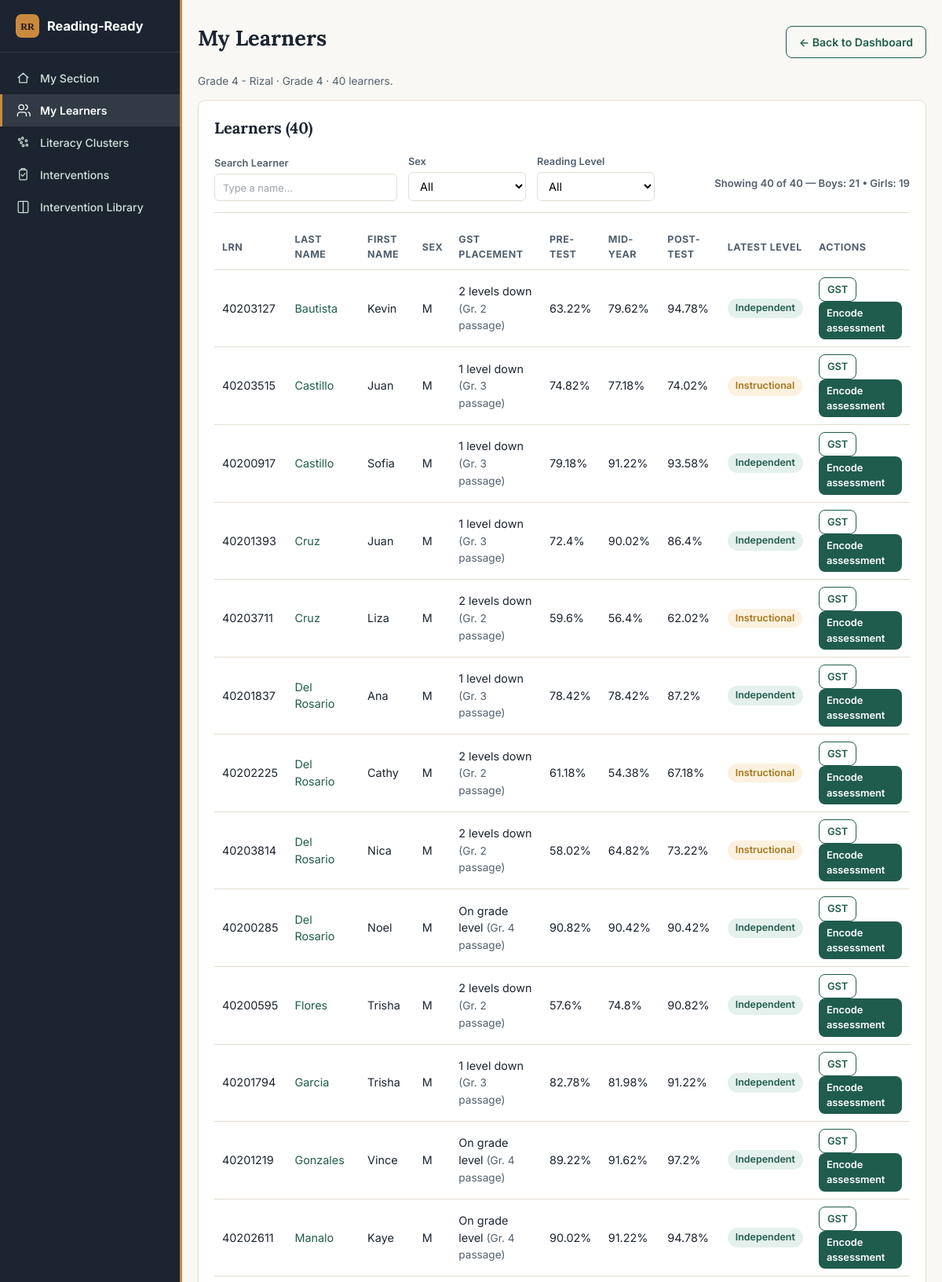
/teacher/learners (signed in, upper part), run on the app's committed database.
### models.py (models this page shows, shortened)
class Section(db.Model):
    id = db.Column(db.Integer, primary_key=True)
    name = db.Column(db.String(50), nullable=False)
    grade_level = db.Column(db.Integer, nullable=False)
    school_id = db.Column(db.Integer, db.ForeignKey("school.id"), nullable=False)
    teacher_id = db.Column(db.Integer, db.ForeignKey("user.id"), nullable=True)
    students = db.relationship("Student", backref="section", lazy=True)

class Student(db.Model):
    id = db.Column(db.Integer, primary_key=True)
    lrn = db.Column(db.String(20), unique=True, nullable=False)
    first_name = db.Column(db.String(80), nullable=False)
    last_name = db.Column(db.String(80), nullable=False)
    grade_level = db.Column(db.Integer, nullable=False)
    section_id = db.Column(db.Integer, db.ForeignKey("section.id"), nullable=False)
    sex = db.Column(db.String(10))
    assessments = db.relationship("Assessment", backref="student", lazy=True,
                                   order_by="Assessment.date_administered")
    gst_records = db.relationship("GroupScreeningTest", backref="student", lazy=True,
                                   order_by="GroupScreeningTest.date_administered")
    audio_logs = db.relationship("AudioLog", backref="student", lazy=True)
    @property
    def full_name(self):
        return f"{self.first_name} {self.last_name}".strip()
    @property
    def latest_gst(self):
        return self.gst_records[-1] if self.gst_records else None

class GroupScreeningTest(db.Model):
    id = db.Column(db.Integer, primary_key=True)
    student_id = db.Column(db.Integer, db.ForeignKey("student.id"), nullable=False)
    school_year = db.Column(db.String(9), nullable=False)
    grade_level_at_test = db.Column(db.Integer, nullable=False)
    score = db.Column(db.Integer, nullable=False)
    total_items = db.Column(db.Integer, nullable=False, default=20)
    date_administered = db.Column(db.DateTime, default=datetime.utcnow)
    encoded_by = db.Column(db.Integer, db.ForeignKey("user.id"), nullable=True)
    @property
    def percentage(self):
        if not self.total_items:
            return 0.0
        return round((self.score / self.total_items) * 100, 1)
    @property
    def levels_down(self):
        return {0: 2, 1: 1, 2: 0}[_percentage_tier(self.percentage)]
    @property
    def placement_label(self):
        ld = self.levels_down
        if ld == 0:
            return "On grade level"
        return f"{ld} level{'s' if ld > 1 else ''} down"
    @property
    def placement_grade_level(self):
        return max(1, self.grade_level_at_test - self.levels_down)

class Assessment(db.Model):
    id = db.Column(db.Integer, primary_key=True)
    student_id = db.Column(db.Integer, db.ForeignKey("student.id"), nullable=False)
    school_year = db.Column(db.String(9), nullable=False)
    term = db.Column(db.String(10), nullable=False)
    passage_grade_level = db.Column(db.Integer, nullable=True)
    word_recognition_correct = db.Column(db.Integer, nullable=False)
    word_recognition_total = db.Column(db.Integer, nullable=False)
    literal_correct = db.Column(db.Integer, nullable=False)
    literal_total = db.Column(db.Integer, nullable=False)
    inferential_correct = db.Column(db.Integer, nullable=False)
    inferential_total = db.Column(db.Integer, nullable=False)
    critical_correct = db.Column(db.Integer, nullable=False)
    critical_total = db.Column(db.Integer, nullable=False)
    reading_speed_wpm = db.Column(db.Float, nullable=False)
    teacher_override_pass = db.Column(db.Boolean, default=False, nullable=False)
    override_note = db.Column(db.Text, nullable=True)
    date_administered = db.Column(db.DateTime, default=datetime.utcnow)
    encoded_by = db.Column(db.Integer, db.ForeignKey("user.id"), nullable=True)
    @staticmethod
    def _pct(correct, total):
        if not total:
            return 0.0
        return round((correct / total) * 100, 1)
    @property
    def word_recognition_accuracy(self):
        return self._pct(self.word_recognition_correct, self.word_recognition_total)
    @property
    def comprehension_avg(self):
        total_correct = self.literal_correct + self.inferential_correct + self.critical_correct
        total_items = self.literal_total + self.inferential_total + self.critical_total
        return self._pct(total_correct, total_items)
    @property
    def reading_level(self):
        tier = _percentage_tier(self.comprehension_avg)
        return {0: "Frustration", 1: "Instructional", 2: "Independent"}[tier]

### app.py (the view)
@app.route("/teacher/learners")
@roles_required("teacher")
def teacher_students():
    section = Section.query.filter_by(teacher_id=current_user.id).first()
    students = sorted(section.students, key=lambda s: (s.sex != "M", s.last_name.lower(), s.first_name.lower())) if section else []
    student_ids = [s.id for s in students]
    latest_assessments = {a.student_id: a for a in _latest_assessment_per_student(student_ids)}
    latest_gst = {s.id: s.latest_gst for s in students}
    overall_scores = {}
    for s in students:
        by_term = {a.term: a for a in s.assessments}
        overall_scores[s.id] = {
            term: ml_utils.composite_score(a.word_recognition_accuracy, a.comprehension_avg)
            for term, a in by_term.items()
        }
    sex_counts = {"M": sum(1 for s in students if s.sex == "M"),
                  "F": sum(1 for s in students if s.sex == "F")}
    return render_template("teacher_students.html", section=section, students=students,
                            latest_assessments=latest_assessments, latest_gst=latest_gst,
                            overall_scores=overall_scores, sex_counts=sex_counts)

### app.py (called while the page is built)
@login_manager.user_loader
def load_user(user_id):
    return User.query.get(int(user_id))

def roles_required(*roles):
    def decorator(f):
        @wraps(f)
        def wrapped(*args, **kwargs):
            if not current_user.is_authenticated:
                return login_manager.unauthorized()
            if current_user.role not in roles:
                abort(403)
            return f(*args, **kwargs)
        return wrapped
    return decorator

def _latest_assessment_per_student(student_ids):
    latest = []
    for sid in student_ids:
        a = (Assessment.query.filter_by(student_id=sid)
             .order_by(Assessment.date_administered.desc()).first())
        if a:
            latest.append(a)
    return latest

### ml_utils.py (called while the page is built)
def composite_score(word_recognition_accuracy, comprehension_avg):
    return round(0.4 * word_recognition_accuracy + 0.6 * comprehension_avg, 2)

### models.py (called while the page is built)
def _percentage_tier(pct):
    if pct < 40:
        return 0
    elif pct < 70:
        return 1
    return 2

    @property
    def is_active(self):
        return self.status == "approved"

### templates/teacher_students.html (shortened to what this page needs)
{% extends "base.html" %}
{% block content %}
{% if not section %}
  <div class="card"><p>You are not yet assigned to a section.</p></div>
{% else %}
<div class="section-title">
  <h1>My Learners</h1>
  <a class="btn btn-outline" href="{{ url_for('teacher_dashboard') }}">&larr; Back to Dashboard</a>
</div>
<p class="subtle">{{ section.name }} &middot; Grade {{ section.grade_level }} &middot; {{ students|length }} learners.</p>
<div class="card">
  <div class="section-title">
    <h2>Learners ({{ students|length }})</h2>
  </div>
  <div class="filter-bar">
    <div class="filter-field" style="min-width:220px;">
      <label>Search Learner</label>
      <input type="text" id="filterSearch" placeholder="Type a name...">
    </div>
    <div class="filter-field">
      <label>Sex</label>
      <select id="filterSex">
        <option value="">All</option>
      </select>
    </div>
    <div class="filter-field">
      <label>Reading Level</label>
      <select id="filterLevel">
        <option value="">All</option>
      </select>
    </div>
    <div class="filter-summary" id="filterSummary"></div>
  </div>
  <div class="table-scroll">
    <table id="learnersTable">
      <tr>
        <th>LRN</th><th>Last Name</th><th>First Name</th><th>Sex</th><th>GST Placement</th>
        <th>Pre-test</th><th>Mid-year</th><th>Post-test</th><th>Latest Level</th><th>Actions</th>
      </tr>
      {% for s in students %}
      {% set a = latest_assessments.get(s.id) %}
      {% set g = latest_gst.get(s.id) %}
      {% set scores = overall_scores.get(s.id, {}) %}
      <tr data-name="{{ s.full_name|lower }}" data-sex="{{ s.sex or '' }}" data-level="{{ a.reading_level if a else 'none' }}">
        <td>{{ s.lrn }}</td>
        <td><a href="{{ url_for('student_profile', student_id=s.id) }}">{{ s.last_name }}</a></td>
        <td>{{ s.first_name }}</td>
        <td>{{ s.sex or '-' }}</td>
        <td>
          {% if g %}{{ g.placement_label }} <span class="subtle">(Gr. {{ g.placement_grade_level }} passage)</span>
          {% else %}<span class="badge badge-neutral">No GST yet</span>{% endif %}
        </td>
        <td>{{ scores.pre if scores.pre is defined else '-' }}{{ '%' if scores.pre is defined }}</td>
        <td>{{ scores.mid if scores.mid is defined else '-' }}{{ '%' if scores.mid is defined }}</td>
        <td>{{ scores.post if scores.post is defined else '-' }}{{ '%' if scores.post is defined }}</td>
        <td>
          {% if a %}<span class="badge badge-{{ a.reading_level }}">{{ a.reading_level }}</span>
          {% else %}<span class="badge badge-neutral">Not assessed</span>{% endif %}
        </td>
        <td>
          <a class="btn btn-small btn-outline" href="{{ url_for('encode_gst', student_id=s.id) }}">GST</a>
          <a class="btn btn-small" href="{{ url_for('encode_assessment', student_id=s.id) }}">Encode assessment</a>
        </td>
      </tr>
      {% endfor %}
    </table>
  </div>
</div>
{% endif %}
{% endblock %}

### static/css/style.css (style rules this page uses)
:root { --ink: #1b2430; --ink-soft: #52606d; --paper: #faf8f4; --card: #ffffff; --line: #e4ddd0; --accent: #1f5c4d; --accent-soft: #e4f0ec; --gold: #c98a3e; --danger: #b23a2f; --danger-soft: #fbe9e6; --warn: #a7761d; --warn-soft: #fbf1de; --good: #1f5c4d; --good-soft: #e4f0ec; --radius: 10px; --font-display: "Lora", Georgia, "Iowan Old Style", serif; --font-body: "Inter", -apple-system, BlinkMacSystemFont, "Segoe UI", sans-serif; --font-hand: "Caveat", cursive; --board: #16302a; --board-line: #2c4d43; --chalk: #f3efe1; --chalk-soft: #c9d6cd; --pen: #b1372b; font-family: var(--font-body); }
* { box-sizing: border-box; }
body { margin: 0; background: var(--paper); color: var(--ink); font-family: var(--font-body); font-size: 15px; line-height: 1.5; }
h1, h2, h3 { font-family: var(--font-display); color: var(--ink); margin: 0 0 .4em; }
h1 { font-size: 1.7rem; }
h2 { font-size: 1.25rem; }
a { color: var(--accent); text-decoration: none; }
.card { background: var(--card); border: 1px solid var(--line); border-radius: var(--radius); padding: 20px; margin-bottom: 20px; box-shadow: 0 1px 2px rgba(0,0,0,.03); }
table { width: 100%; border-collapse: collapse; font-size: .9rem; }
th, td { text-align: left; padding: 9px 10px; border-bottom: 1px solid var(--line); }
th { color: var(--ink-soft); font-size: .78rem; text-transform: uppercase; letter-spacing: .04em; }
.badge { display: inline-block; padding: 3px 10px; border-radius: 20px; font-size: .78rem; font-weight: 600; }
.badge-Independent { background: var(--good-soft); color: var(--good); }
.badge-Instructional { background: var(--warn-soft); color: var(--warn); }
.btn { display: inline-block; background: var(--accent); color: #fff; border: none; padding: 9px 16px; border-radius: 8px; font-size: .88rem; cursor: pointer; font-weight: 600; }
.btn-outline { background: transparent; color: var(--accent); border: 1px solid var(--accent); }
.btn-small { padding: 5px 10px; font-size: .8rem; }
label { display: block; font-size: .8rem; color: var(--ink-soft); margin-bottom: 4px; font-weight: 600; }
input, select, textarea { width: 100%; padding: 8px 10px; border: 1px solid var(--line); border-radius: 6px; font-size: .9rem; font-family: inherit; background: #fff; }
.subtle { color: var(--ink-soft); font-size: .85rem; }
.section-title { display: flex; align-items: center; justify-content: space-between; margin-bottom: 10px; }
.filter-bar { display: flex; flex-wrap: wrap; align-items: end; gap: 14px; margin: 4px 0 16px; padding-bottom: 14px; border-bottom: 1px solid var(--line); }
.filter-field { display: flex; flex-direction: column; gap: 4px; min-width: 150px; }
.filter-field label { margin: 0; }
.filter-summary { margin-left: auto; font-size: .82rem; color: var(--ink-soft); font-weight: 600; align-self: center; padding-top: 14px; }
.table-scroll { overflow-x: auto; }
input::placeholder, textarea::placeholder { font-size: .8rem; color: #9aa3ab; opacity: 1; }

### data on the page
Section: name "Grade 4 - Rizal", grade_level "4"
Student: lrn "40203127", last_name "Bautista", first_name "Kevin", sex "M", pre "63.22", pre "%", mid "79.62", mid "%", post "94.78", post "%"
GroupScreeningTest: placement_label "2 levels down", placement_grade_level "2"
Assessment: reading_level "Independent"
Student: lrn "40203515", last_name "Castillo", first_name "Juan", sex "M", pre "74.82", pre "%", mid "77.18", mid "%", post "74.02", post "%"
GroupScreeningTest: placement_label "1 level down", placement_grade_level "3"
Assessment: reading_level "Instructional"
Student: lrn "40200917", last_name "Castillo", first_name "Sofia", sex "M", pre "79.18", pre "%", mid "91.22", mid "%", post "93.58", post "%"
GroupScreeningTest: placement_label "1 level down", placement_grade_level "3"
Assessment: reading_level "Independent"
Student: lrn "40201393", last_name "Cruz", first_name "Juan", sex "M", pre "72.4", pre "%", mid "90.02", mid "%", post "86.4", post "%"
GroupScreeningTest: placement_label "1 level down", placement_grade_level "3"
Assessment: reading_level "Independent"
Student: lrn "40203711", last_name "Cruz", first_name "Liza", sex "M", pre "59.6", pre "%", mid "56.4", mid "%", post "62.02", post "%"
GroupScreeningTest: placement_label "2 levels down", placement_grade_level "2"
Assessment: reading_level "Instructional"
Student: lrn "40201837", last_name "Del Rosario", first_name "Ana", sex "M", pre "78.42", pre "%", mid "78.42", mid "%", post "87.2", post "%"
GroupScreeningTest: placement_label "1 level down", placement_grade_level "3"
Assessment: reading_level "Independent"
Student: lrn "40202225", last_name "Del Rosario", first_name "Cathy", sex "M", pre "61.18", pre "%", mid "54.38", mid "%", post "67.18", post "%"
GroupScreeningTest: placement_label "2 levels down", placement_grade_level "2"
Assessment: reading_level "Instructional"
Student: lrn "40203814", last_name "Del Rosario", first_name "Nica", sex "M", pre "58.02", pre "%", mid "64.82", mid "%", post "73.22", post "%"
GroupScreeningTest: placement_label "2 levels down", placement_grade_level "2"
Assessment: reading_level "Instructional"
Student: lrn "40200285", last_name "Del Rosario", first_name "Noel", sex "M", pre "90.82", pre "%", mid "90.42", mid "%", post "90.42", post "%"
GroupScreeningTest: placement_label "On grade level", placement_grade_level "4"
Assessment: reading_level "Independent"
Student: lrn "40200595", last_name "Flores", first_name "Trisha", sex "M", pre "57.6", pre "%", mid "74.8", mid "%", post "90.82", post "%"
GroupScreeningTest: placement_label "2 levels down", placement_grade_level "2"
Assessment: reading_level "Independent"
Student: lrn "40201794", last_name "Garcia", first_name "Trisha", sex "M", pre "82.78", pre "%", mid "81.98", mid "%", post "91.22", post "%"
GroupScreeningTest: placement_label "1 level down", placement_grade_level "3"
Assessment: reading_level "Independent"
Student: lrn "40201219", last_name "Gonzales", first_name "Vince", sex "M", pre "89.22", pre "%", mid "91.62", mid "%", post "97.2", post "%"
GroupScreeningTest: placement_label "On grade level", placement_grade_level "4"
Assessment: reading_level "Independent"
Student: lrn "40202611", last_name "Manalo", first_name "Kaye", sex "M", pre "90.02", pre "%", mid "91.22", mid "%", post "94.78", post "%"
GroupScreeningTest: placement_label "On grade level", placement_grade_level "4"
Assessment: reading_level "Independent"

### other printed values
{{ students|length }} "40"
